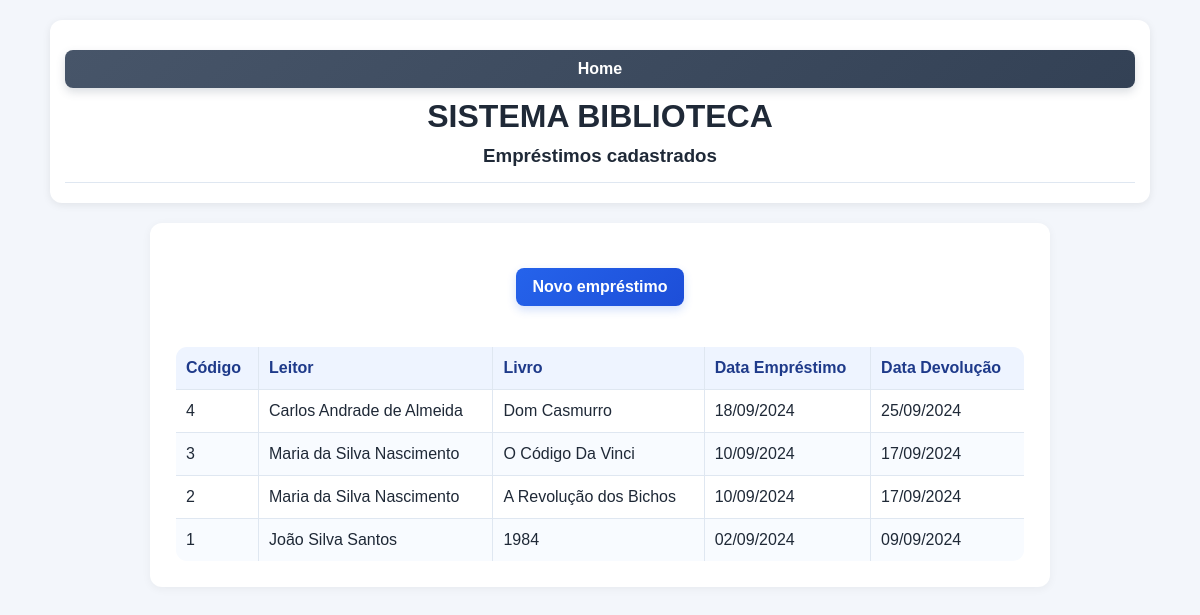
/loans/listar.php (signed in), run on the app's committed database.
### tables this page shows
CREATE TABLE `emprestimos` (
    `CodEmprestimo` int(11) NOT NULL,
    `Data_Emprestimo` date DEFAULT NULL,
    `Data_Devolucao` date DEFAULT NULL,
    `CodLivro` int(11) DEFAULT NULL,
    `CodLeitor` int(11) DEFAULT NULL
  );

CREATE TABLE `leitores` (
    `CodLeitor` int(11) NOT NULL,
    `Nome` varchar(255) DEFAULT NULL,
    `DtNasc` date DEFAULT NULL,
    `Celular` varchar(255) DEFAULT NULL,
    `Email` varchar(255) DEFAULT NULL,
    `RA` int(11) DEFAULT NULL,
    `Endereco` varchar(255) DEFAULT NULL,
    `NumEnd` varchar(255) DEFAULT NULL,
    `Bairro` varchar(255) DEFAULT NULL,
    `CidadeUF` varchar(255) DEFAULT NULL
  );

CREATE TABLE `livros` (
    `CodLivro` int(11) NOT NULL,
    `Titulo` varchar(255) DEFAULT NULL,
    `Autor` varchar(255) DEFAULT NULL,
    `Editora` varchar(255) DEFAULT NULL,
    `Sinopse` varchar(255) DEFAULT NULL,
    `AnoPublicacao` int(11) DEFAULT NULL,
    `Genero` varchar(255) DEFAULT NULL,
    `Paginas` int(11) DEFAULT NULL
  );

### loans/listar.php (the view, shortened to what this page needs)
<?php
include "../db.php";
$sql = "
    SELECT e.CodEmprestimo, l.Nome AS NomeLeitor, li.Titulo AS TituloLivro, e.Data_Emprestimo, e.Data_Devolucao
    FROM emprestimos e
    INNER JOIN leitores l ON e.CodLeitor = l.CodLeitor
    INNER JOIN livros li ON e.CodLivro = li.CodLivro
    ORDER BY e.CodEmprestimo DESC
";
$result = $conn->query($sql);
?>
<!DOCTYPE html>
<html lang="pt-BR">
<head>
    <link rel="stylesheet" href="../style.css">
</head>
<body>
    <header>
        <a href="../index.html" class="button secondary" title="Voltar ao início">Home</a>
        <h1 class="text-center">SISTEMA BIBLIOTECA</h1>
        <h3 class="text-center">Empréstimos cadastrados</h3>
        <hr>
    </header>
    <main class="container">
        <p><a href="form.php" class="button">Novo empréstimo</a></p>
        <?php if ($result && $result->num_rows > 0): ?>
            <table border="1" cellpadding="8" cellspacing="0">
                <thead>
                    <tr>
                        <th>Código</th>
                        <th>Leitor</th>
                        <th>Livro</th>
                        <th>Data Empréstimo</th>
                        <th>Data Devolução</th>
                    </tr>
                </thead>
                <tbody>
                    <?php while ($emprestimo = $result->fetch_assoc()): ?>
                        <tr>
                            <td><?php echo htmlspecialchars($emprestimo['CodEmprestimo']); ?></td>
                            <td><?php echo htmlspecialchars($emprestimo['NomeLeitor']); ?></td>
                            <td><?php echo htmlspecialchars($emprestimo['TituloLivro']); ?></td>
                            <td><?php echo htmlspecialchars(date('d/m/Y', strtotime($emprestimo['Data_Emprestimo']))); ?></td>
                            <td><?php echo htmlspecialchars(date('d/m/Y', strtotime($emprestimo['Data_Devolucao']))); ?></td>
                        </tr>
                    <?php endwhile; ?>
                </tbody>
            </table>
        <?php else: ?>
            <p>Nenhum empréstimo encontrado.</p>
        <?php endif; ?>
    </main>
</body>
</html>

### style.css (style rules this page uses)
* { box-sizing: border-box; }
body { font-family: Arial, sans-serif; background: #f3f6fb; color: #1f2937; margin: 0; padding: 20px; }
header { background: #ffffff; border-radius: 12px; padding: 20px 15px; margin: 0 auto 20px; max-width: 1100px; box-shadow: 0 2px 8px rgba(0, 0, 0, 0.08); }
h1, h2, h3 { color: #1f2937; margin: 10px 0; }
hr { border: 0; border-top: 1px solid #dfe7f1; margin: 15px 0 0; }
main { max-width: 1100px; margin: 0 auto; }
.container { display: flex; flex-direction: column; align-items: center; margin: 20px auto; max-width: 900px; background: #fff; border-radius: 12px; box-shadow: 0 2px 10px rgba(0, 0, 0, 0.05); padding: 25px; }
button, .button { display: inline-block; padding: 10px 16px; border: none; border-radius: 8px; background: linear-gradient(135deg, #2563eb, #1d4ed8); color: #fff; text-decoration: none; font-weight: 600; cursor: pointer; transition: transform 0.2s ease, box-shadow 0.2s ease, opacity 0.2s ease; box-shadow: 0 4px 10px rgba(37, 99, 235, 0.2); }
.button { display: block; margin: 10px 0; text-align: center; }
.button.secondary { background: linear-gradient(135deg, #475569, #334155); box-shadow: 0 4px 10px rgba(71, 85, 105, 0.2); }
.text-center { text-align: center; }
table { width: 100%; border-collapse: collapse; margin-top: 20px; background: #fff; border-radius: 12px; overflow: hidden; }
th, td { border: 1px solid #dfe7f1; padding: 12px 10px; text-align: left; vertical-align: top; }
th { background: #eef4ff; color: #1e3a8a; }
tr:nth-child(even) { background: #f8fbff; }
p { margin: 10px 0; }

### data on the page
emprestimos: CodEmprestimo "4", CodLeitor.Nome "Carlos Andrade de Almeida", CodLivro.Titulo "Dom Casmurro", Data_Emprestimo "18/09/2024", Data_Devolucao "25/09/2024"
emprestimos: CodEmprestimo "3", CodLeitor.Nome "Maria da Silva Nascimento", CodLivro.Titulo "O Código Da Vinci", Data_Emprestimo "10/09/2024", Data_Devolucao "17/09/2024"
emprestimos: CodEmprestimo "2", CodLeitor.Nome "Maria da Silva Nascimento", CodLivro.Titulo "A Revolução dos Bichos", Data_Emprestimo "10/09/2024", Data_Devolucao "17/09/2024"
emprestimos: CodEmprestimo "1", CodLeitor.Nome "João Silva Santos", CodLivro.Titulo "1984", Data_Emprestimo "02/09/2024", Data_Devolucao "09/09/2024"
